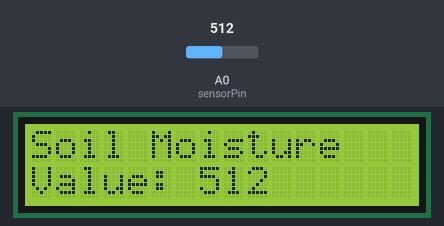
Bench run of a sketch on a simulated Arduino Uno, built with avr-gcc and run on an emulated ATmega328P. On the bench: 16×2 character LCD. The inputs (shaded band) are chosen by the test bench; at power-on: A0 (sensorPin) = 512.

Above: at 3.2 s.
3.3 s: A0 (sensorPin) set to 716
At 4.2 s:
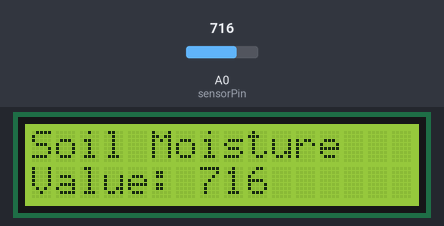
5.1 s: A0 (sensorPin) set to 900
At 5.6 s:
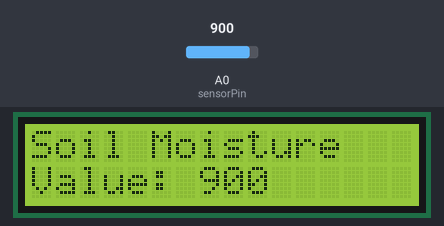
6.6 s: A0 (sensorPin) set to 1023
At 7.0 s:
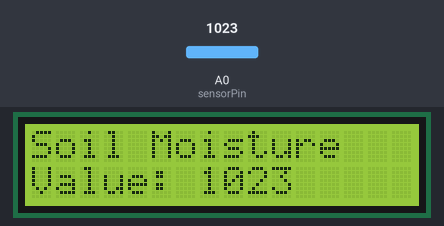
Timing chart, 0 to 9.6 s (numbered marks = the images above; inputs shaded):
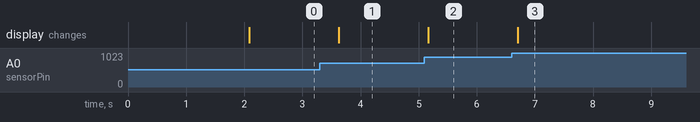

The sketch:

code.ino
```cpp
#include <Adafruit_LiquidCrystal.h>

Adafruit_LiquidCrystal lcd_1(0);

int sensorPin = A0;
int moistureValue = 0;

void setup()
{
  lcd_1.begin(16,2);
  lcd_1.print("Soil Moisture");
  delay(2000);
}

void loop()
{
  moistureValue = analogRead(sensorPin);

  lcd_1.setCursor(0,1);
  lcd_1.print("Value: ");
  lcd_1.print(moistureValue);
  lcd_1.print("   ");

  delay(500);
}
```

Measured:
- after the input at 3.3 s, the display: changes after 0.33 s (image 1)
- after the input at 5.1 s, the display: changes after 0.07 s (image 2)
- after the input at 6.6 s, the display: changes after 0.11 s (image 3)
